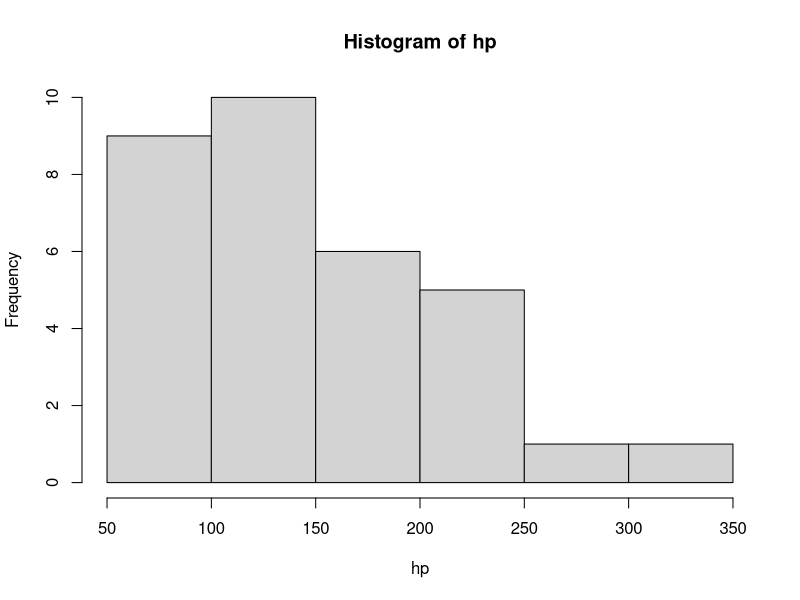
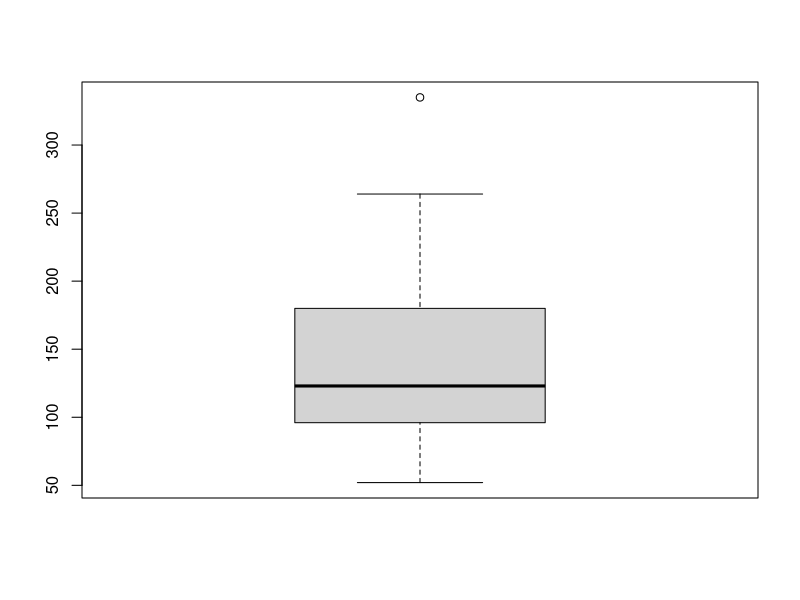
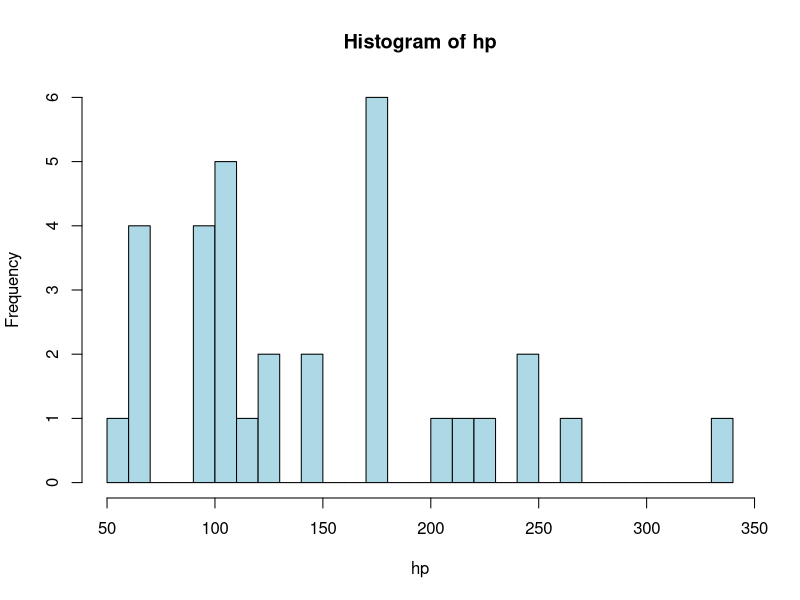

The R source for these figures, in order:
## ---- chunk 1
mpg <- mtcars$mpg
mpg
mean(mpg)
median(mpg)
sd(mpg)

## ---- chunk 2
hp <- mtcars$hp

hist(hp)

mean(hp)

## ---- chunk 3
boxplot(hp)
quantile(hp, prob = c( 0.25, 0.5 , 0.75))
IQR_val <- IQR((hp))
1.5*IQR_val

96-1.5*IQR_val

180 + 1.5*IQR_val


## ---- chunk 4
hist(hp,breaks = 30, col = "lightblue")


## ---- chunk 5

gears <- mtcars$gear
gears
mean(gears)
median(gears)
table(gears)


## ---- chunk 6
wt <- mtcars$wt
max(wt)-min(wt)



